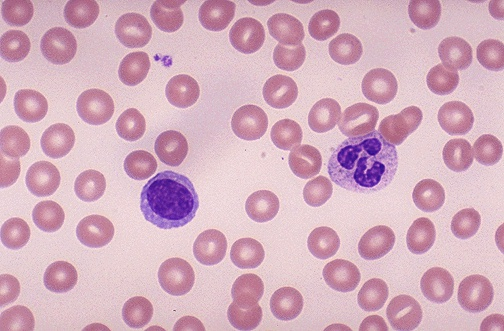
#> input picture cells.jpg, 504 x 331 px, found by its file name
$ jupyter execute lab5.ipynb   (shell and % lines are left out)
#> lines starting #> are read from the running program, lines starting #| are printed output that depends on the picture; after the words box and inside, x2 and y2 are one past the last pixel; in counts of white or black regions, pixels touching at a corner belong together
<a href="https://colab.research.google.com/github/habijanmarija/lab5/blob/main/lab5.ipynb" target="_parent"></a>

# Lab 5 - Image Segmentation using Watershed

These laboratory excersises are solved on Google Colab and are save on GitHub repo that is connected to GitHub Classroom.

## Tools You need to use to Submit Assignments

In this document, you will solve tasks. This is a Jupyter Notebook which has the **.ipynb** extension, is an interactive web environment for data analysis, visualization, solution presentations, education, and more.

**Google Colab** is a tool that allows you to run and share Jupyter Notebook files on Google's servers, including the use of Google's CPU, GPU, and TPU resources. Colab is like Google Docs for Jupyter Notebooks. **Google Colab does not automatically save your assignment to GitHub.**

**You use GitHub to save and submit your assignments.** When you accept the assignment through GitHub Classroom, a repository is automatically created on your GitHub account with a copy of the task. This is where you will save your solutions. Saving your solutions submits the tasks for that lab.

## How to Solve the Tasks?
1. Accept the task via the Google Classroom link that you will receive. Google Classroom will create a repository on your account.
2. Go to the newly created repository on your account and click on the .ipynb file, then click Open in Colab.
3. You will solve the tasks in Google Colab.

## How to Save (Submit) Tasks?

1. In Google Colab, click on the Open settings gear icon in the top-right corner.
2. Click on the GitHub tab and check the box for Access private repositories and organizations.
3. A new window will open for you to grant access to GitHub. For ferit-osirv, click Grant.
4. Save and exit the settings.
5. Click on File > Save a copy in GitHub.
6. Select the lab repository that includes your name.

> *Note:* You only need to complete steps 1-4 the first time.

7. Click on **File > Save a copy in GitHub**.
8. Select created repository **koji uključuje vaše ime**.

## Copying Files from the GitHub Repository

For completing the exercises, you will need images and other files that will be stored in the GitHub repository of the exercise. A command like this will be available in the notebook for each exercise. It will copy the files from GitHub to the Google Colab environment.

**You need to run this command before starting each exercise.**

**Google Colab will occasionally delete all files**. Therefore, you might need to rerun this command between sessions. If you encounter errors indicating that files do not exist, try running the command again.

## Introduction

Very simple segmentation methods like thresholding sometimes give good results, but as soon as we have more complex images, we need more complex algorithms. One problem that thresholding can't solve is to segment overlapping objects. In the cell image below, you'll notice a lot of the cells overlap and look like they are joined. To correctly segment them, we need an algorithm that is capable of separating overlapping objects. The watershed is a classical algorithm used for segmentation, that is, for separating different objects in an image.

In this lab, you'll implement a full watershed segmentation pipeline for segmenting blood cells from a microscope blood smear image (left).
Once you're done, you'll obtain an image similar to the one in the right.

### Watershed segmentation

The term watershed refers to a ridge that divides areas drained by different river systems. A catchment basin is the geographical area draining into a river or reservoir.

Any grayscale image can be viewed as a topographic surface where high intensity denotes peaks and hills while low intensity denotes valleys. You start filling every isolated valleys (local minima) with different colored water (labels). As the water rises, depending on the peaks (gradients) nearby, water from different valleys, obviously with different colors will start to merge. To avoid that, you build barriers in the locations where water merges. You continue the work of filling water and building barriers until all the peaks are under water. Then the barriers you created gives you the segmentation result. This is the "philosophy" behind the watershed.

Lets observe this in the following example. Any greytone image can be considered as a topographic surface:

If we flood this surface from its minima and, if we prevent the merging of the waters coming from different sources, we partition the image into two different sets: the catchment basins and the watershed lines.

If we apply this transformation to the image gradient, the catchment basins should theoretically correspond to the homogeneous grey level regions of this image. However, in practice, this transform produces an important over-segmentation due to noise or local irregularities in the gradient image.

### Image preprocessing for watershed

#### Distance transform as preprocessing for watershed

To use watershed, you first need an image that you can treat as a smooth 3D topology map to pour water in. You can't use the original microscope image, instead, you need to convert it into a grayscale image where cells have light values and the background is black. To do this you'll use **distance transform**. Distance transform of a binary image (with pixel values 1 or 0) will give you an image where each pixel's value is the distance to its closest edge.

This way you transform a binary image into a smooth image where the distance to the edge is the "height" of the mountain.

#### Contrast Limited Adaptive Histogram Equalization (CLAHE)

Contrast Limited Adaptive Histogram Equalization or CLAHE is a technique for histogram equalization, improving the contrast of the image. Bright images have only light pixel values, while dark images have only dark pixel values. Histogram equalization stretches the histogram of an image so that its values span a broader range, making both dark and bright images have the same mean pixel value.

You'll use CLAHE as a preprocessing step for your algorithm. More info: https://docs.opencv.org/master/d5/daf/tutorial_py_histogram_equalization.html

#### Morphological operators for removing noise in images

Morphological operators take a binary image and a structuring element as input and combine them using a set operator (intersection, union, inclusion, complement). They process objects in the input image based on characteristics of its shape, which are encoded in the structuring element.

Usually, the structuring element is sized 3×3 and has its origin at the center pixel. It is shifted over the image and at each pixel of the image its elements are compared with the set of the underlying pixels. For the basic morphological operators the structuring element contains only foreground pixels (i.e. ones) and 'don't care's'. These operators, which are all a combination of erosion and dilation, are often used to select or suppress features of a certain shape, e.g. removing noise from images or selecting objects with a particular direction.
The more sophisticated operators take zeros as well as ones and 'don't care's' in the structuring element. The most general operator is the hit and miss, in fact, all the other morphological operators can be deduced from it. Its variations are often used to simplify the representation of objects in a binary image while preserving their structure, e.g. producing a skeleton of an object using skeletonization and tidying up the result using thinning.

The common morphological operations are:

*  Dilation - grow image regions
*  Erosion - shrinks image regions
*  Opening - structured removal of image region boundary pixels
*  Hit and miss transform - image pattern matching and marking
*  Thining - structured erosion using image pattern matching
*  Thickening - structured dilation using image pattern mathcinh
*  Skeletonization - finding skeletons of binary regions

You'll use morphological opening and dilation as a preprocessing step for your algorithm.
More info: https://docs.opencv.org/3.4/d9/d61/tutorial_py_morphological_ops.html

# Watershed Segmentation steps

So, to segment your image, here's what you'll do:

1. Convert the microscope image into grayscale.
2. Perform CLAHE on the grayscale image to accentuate cell edges.
3. Threshold the image so you get a binary image where cells are white and the background is black.
4. Use morphological operators to remove noise from that binary image.
5. Use distance transform on the binary image.
6. Threshold the distance transform to obtain markers.
7. Apply watershed with the obtained markers to get the final segmentation.

## Tasks

Your task is to fill in code in the # TODO comments in the code.

1. Compare your saved images with the ones named <image>_example.png to make sure your code works.
2. Rename your result.png image into result_original.png. Then, comment out gray = clahe(gray).
3. Run the code again and compare the new result.png to your original one.
4. Add a comment at the bottom explaining what differences you see and why those differences are there.
5. Annotate your result image however you like (using any image editing tool) to show (a) one example of oversegmentation on the image and (b) one example of undersegmentation on the image.

[cell 1]
import numpy as np
import cv2 as cv
import matplotlib.pyplot as plt
import math
from google.colab.patches import cv2_imshow
import random as rng

[cell 2]
# Load the source image
img = cv.imread('images/cells.jpg')
#> img is the input picture: shape (331, 504, 3); mean B, G, R 189.9, 173.4, 211.9
cv2_imshow(img)
# Convert image to grayscale
gray = cv.cvtColor(img,cv.COLOR_BGR2GRAY)
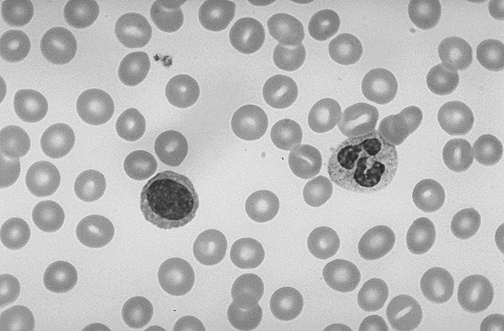
#> gray: shape (331, 504); min 35, max 238, mean 186.8
cv2_imshow(gray)
# Apply CLAHE
#gray = clahe(gray)
# OTSU threshold the image
#TODO:
thresh = cv.threshold(gray, 0, 255, cv.THRESH_BINARY + cv.THRESH_OTSU)
cv.imwrite("images/thresholded.png", thresh[1])
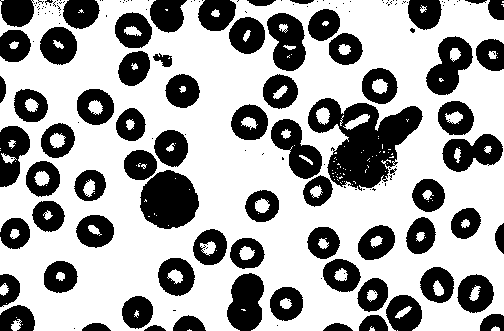
#> saved as thresholded.png: shape (331, 504); 64.8% white; 179 black regions (108 under 20 px), largest, box (x1, y1, x2, y2) and area: (308, 98, 423, 191) 5374, (140, 170, 199, 229) 2614, (227, 273, 264, 331) 1632
cv2_imshow(thresh[1])

[cell 3]
# Use morphological processing to remove noise from the image
# use 3x3 structuring element and opening operations
# TODO:
kernel = np.ones((3,3), np.uint8)
# TODO:
opening = cv.morphologyEx(thresh[1], cv.MORPH_OPEN, kernel, iterations=2)
#> opening: shape (331, 504); 62.6% white; 63 black regions (20 under 20 px), largest, box (x1, y1, x2, y2) and area: (231, 68, 423, 207) 10002, (115, 0, 363, 86) 8386, (124, 130, 199, 229) 4502
cv2_imshow(opening)

[cell 4]
# Finding sure background area
# TODO:
sure_bg = cv.dilate(opening, kernel, iterations=3)
#> sure_bg: shape (331, 504); 80.7% white; 59 black regions (7 under 20 px), largest, box (x1, y1, x2, y2) and area: (274, 72, 419, 198) 5319, (127, 133, 195, 226) 3199, (202, 0, 302, 68) 2419
cv2_imshow(sure_bg)

[cell 5]
# Apply distance transform the image
dist_transform = cv.distanceTransform(opening, cv.DIST_L2, 3)
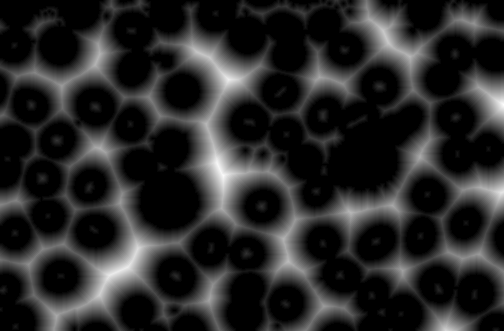
#> dist_transform: shape (331, 504) float32; min 0, max 33.33, mean 5.4; drawn with min black and max white

# Normalize so that the distance transform image has minimum and maximum values from 0 to 1
cv.normalize(dist_transform, dist_transform, 0, 1.0, cv.NORM_MINMAX)

[cell 6]
#cv.imwrite("images/distance_transform.png", dist_transform * 255)
cv2_imshow(dist_transform*255)

[cell 7]
# Sure foreground area is where the distance transform has the highest values,
# so threshold the image so that every pixel below 0.2 is set to 0
ret, sure_fg = cv.threshold(dist_transform, 0.2*dist_transform.max(), 255, 0)
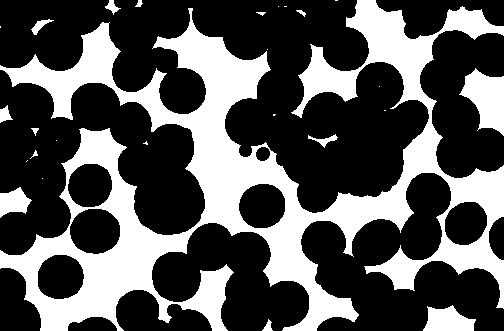
#> sure_fg: shape (331, 504) float32; 34% white; 26 white regions (12 under 20 px), largest, box (x1, y1, x2, y2) and area: (0, 0, 504, 331) 52605, (459, 68, 504, 136) 1793, (423, 305, 476, 331) 945

[cell 8]
# Finding unknown region, i.e. the difference between sure foreground and sure background (the edges of the cells)
sure_fg = np.uint8(sure_fg)
unknown = cv.subtract(sure_bg,sure_fg)
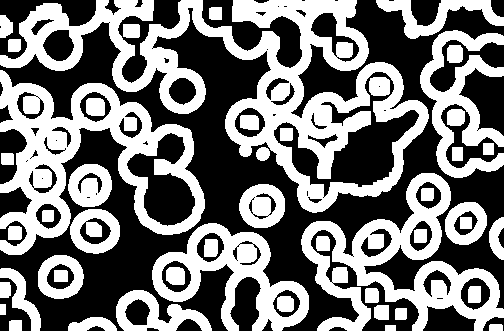
#> unknown: shape (331, 504); 46.7% white; 48 white regions, largest, box (x1, y1, x2, y2) and area: (0, 0, 429, 213) 24885, (0, 70, 205, 255) 13226, (301, 173, 504, 331) 10566

[cell 9]
sure_fg = np.uint8(sure_fg)
# Find areas of connected pixels - we call these markers
ret, markers = cv.connectedComponents(sure_fg)
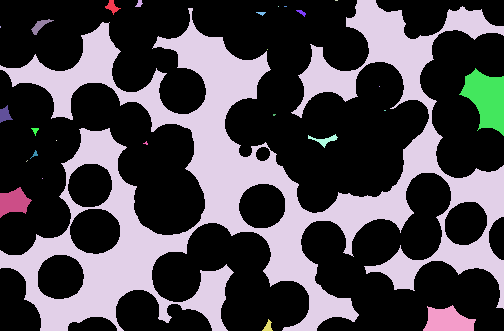
#> markers: shape (331, 504) int32; 27 distinct labels, from 0 to 26; one colour per label, 0 black
#> ret = 27
# Add one to all markers so that sure background is not 0, but 1
markers = markers+1
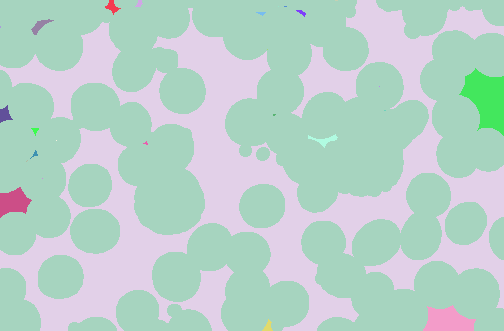
#> markers: shape (331, 504) int32; 27 distinct labels, from 1 to 27; one colour per label, 0 black
# Now, mark the region of unknown with zero
markers[unknown==255] = 0
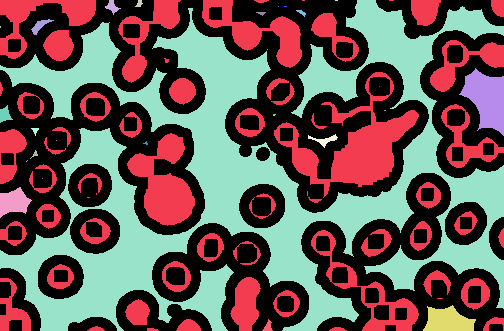
#> markers: shape (331, 504) int32; 28 distinct labels, from 0 to 27; one colour per label, 0 black

[cell 10]
# Finally, apply watershed to the image using the markers as guides
markers = cv.watershed(img, markers)
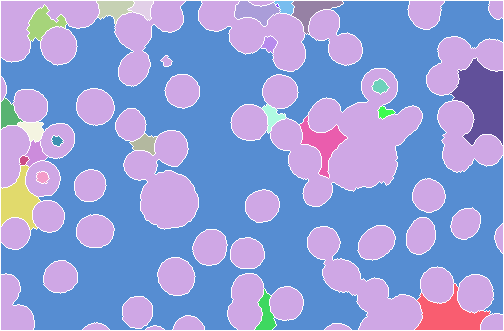
#> markers: shape (331, 504) int32; 26 distinct labels, from -1 to 27; one colour per label, 0 black, -1 white

[cell 11]
# Generate random colors
colors = []
for i in range(markers.shape[0] * markers.shape[1]):
  colors.append((rng.randint(0,256), rng.randint(0,256), rng.randint(0,256)))

[cell 12]
# Create the result image
dst = np.zeros((markers.shape[0], markers.shape[1], 3), dtype=np.uint8)
# Fill labeled objects with random colors
for i in range(markers.shape[0]):
    for j in range(markers.shape[1]):
        index = markers[i,j]
        dst[i,j,:] = colors[index-1]
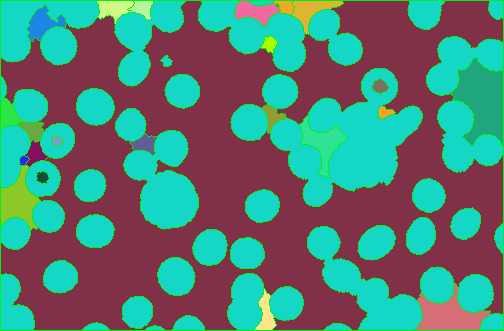
#> dst: shape (331, 504, 3); mean of channels 0, 1, 2 118.4, 127.5, 81.9; drawn as B, G, R

cv2_imshow(dst)
cv.imwrite("images/result.png", dst)
#> Out = True
